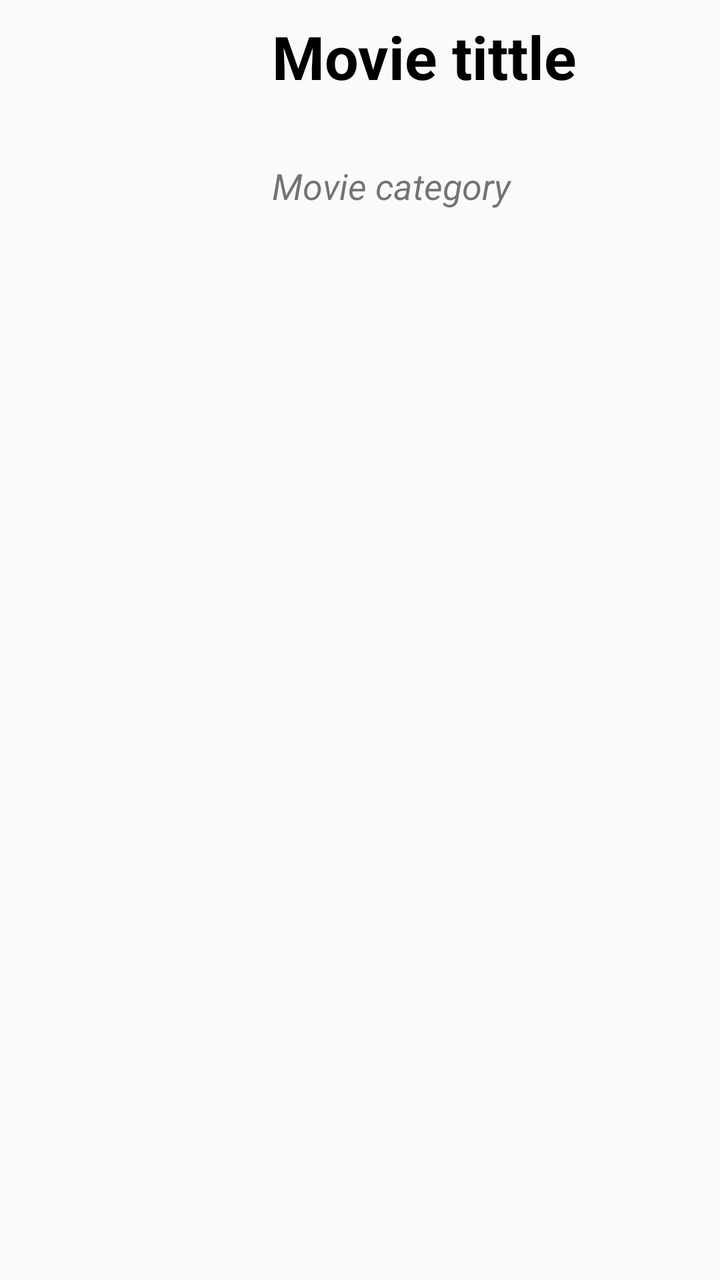
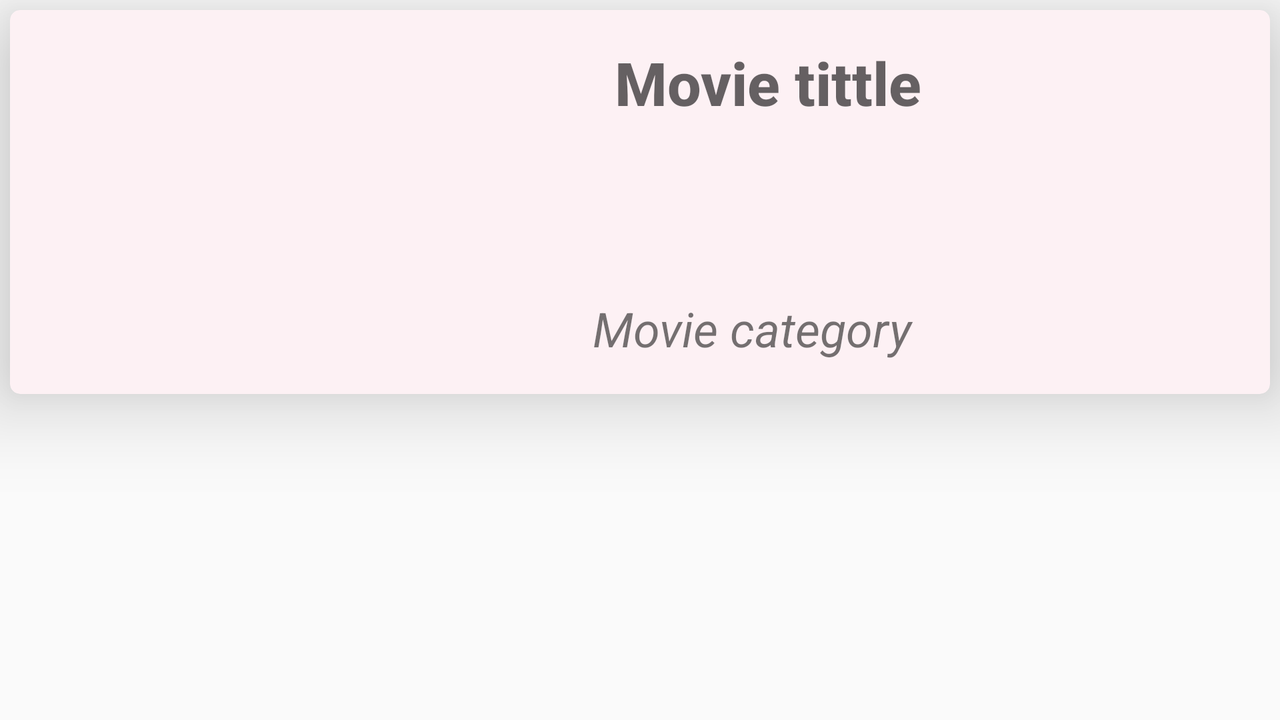

Compare how this app lays out the same screen by default and in its alternative resource folder. The renders come first, then the two layout files and the values they reference.
<!-- AndroidManifest.xml: application theme AppTheme -->
<!-- res/layout/movie_row.xml -->
<?xml version="1.0" encoding="utf-8"?>
<android.support.constraint.ConstraintLayout xmlns:android="http://schemas.android.com/apk/res/android"
    xmlns:app="http://schemas.android.com/apk/res-auto"
    xmlns:tools="http://schemas.android.com/tools"
    android:layout_width="match_parent"
    android:layout_height="wrap_content">

    <ImageView
        android:id="@+id/movieImage"
        android:layout_width="120dp"
        android:layout_height="120dp"
        android:layout_marginStart="8dp"
        android:layout_marginTop="8dp"
        app:layout_constraintStart_toStartOf="parent"
        app:layout_constraintTop_toTopOf="parent"
        app:srcCompat="@mipmap/ic_launcher" />

    <TextView
        android:id="@+id/tittle"
        android:layout_width="238dp"
        android:layout_height="65dp"
        android:layout_marginStart="8dp"
        android:text="@string/movie_tittle"
        android:textColor="@android:color/background_dark"
        android:textSize="30sp"
        android:textStyle="bold"
        app:layout_constraintStart_toEndOf="@+id/movieImage"
        app:layout_constraintTop_toTopOf="@+id/movieImage" />

    <TextView
        android:id="@+id/movieCategory"
        android:layout_width="238dp"
        android:layout_height="48dp"
        android:layout_marginStart="8dp"
        android:layout_marginTop="8dp"
        android:text="@string/movie_category"
        android:textSize="18sp"
        android:textStyle="italic"
        app:layout_constraintBottom_toBottomOf="@+id/movieImage"
        app:layout_constraintStart_toEndOf="@+id/movieImage"
        app:layout_constraintTop_toBottomOf="@+id/tittle" />
</android.support.constraint.ConstraintLayout>
<!-- resources referenced by this layout -->
<resources>
  <string name="movie_category">Movie category</string>
  <string name="movie_tittle">Movie tittle</string>
  <style name="AppTheme" parent="Theme.AppCompat.Light.NoActionBar">
          
          <item name="colorPrimary">@color/colorPrimary</item>
          <item name="colorPrimaryDark">@color/colorPrimaryDark</item>
          <item name="colorAccent">@color/colorAccent</item>
      </style>
  <color name="colorPrimary">#26272e</color>
  <color name="colorPrimaryDark">#303F9F</color>
  <color name="colorAccent">#FF4081</color>
</resources>
<!-- res/layout-land/movie_row.xml (the author's variant of the layout above) -->
<!-- drawn on the phone turned sideways -->
<?xml version="1.0" encoding="utf-8"?>
<LinearLayout xmlns:android="http://schemas.android.com/apk/res/android"
    xmlns:app="http://schemas.android.com/apk/res-auto"
    xmlns:tools="http://schemas.android.com/tools"
    android:id="@+id/movieRow"
    android:layout_width="match_parent"
    android:layout_height="wrap_content"
    android:orientation="vertical">

    <android.support.v7.widget.CardView
        android:id="@+id/movieCardView"
        android:layout_width="match_parent"
        android:layout_height="wrap_content"
        android:layout_margin="5dp"
        app:cardBackgroundColor="@color/lightGray"
        app:cardCornerRadius="5dp"
        app:cardElevation="24dp">

        <android.support.constraint.ConstraintLayout
            android:layout_width="match_parent"
            android:layout_height="wrap_content"
            android:padding="16dp">

            <ImageView
                android:id="@+id/movieImage"
                android:layout_width="120dp"
                android:layout_height="160dp"
                android:scaleType="fitXY"
                app:layout_constraintStart_toStartOf="parent"
                app:layout_constraintTop_toTopOf="parent"
                app:srcCompat="@mipmap/ic_launcher" />

            <TextView
                android:id="@+id/movieTitle"
                style="@android:style/TextAppearance.DeviceDefault.Medium"
                android:layout_width="0dp"
                android:layout_height="119dp"
                android:layout_marginEnd="8dp"
                android:layout_marginStart="16dp"
                android:text="@string/movie_tittle"
                android:textAlignment="center"
                android:textAppearance="@style/TextAppearance.AppCompat.Title"
                android:textSize="30sp"
                android:textStyle="bold"
                app:layout_constraintEnd_toEndOf="parent"
                app:layout_constraintStart_toEndOf="@+id/movieImage"
                app:layout_constraintTop_toTopOf="@+id/movieImage" />

            <TextView
                android:id="@+id/movieCategory"
                android:layout_width="197dp"
                android:layout_height="0dp"
                android:layout_marginEnd="8dp"
                android:layout_marginStart="8dp"
                android:layout_marginTop="8dp"
                android:text="@string/movie_category"
                android:textAlignment="center"
                android:textSize="24sp"
                android:textStyle="italic"
                app:layout_constraintEnd_toEndOf="@+id/movieTitle"
                app:layout_constraintStart_toEndOf="@+id/movieImage"
                app:layout_constraintTop_toBottomOf="@+id/movieTitle" />
        </android.support.constraint.ConstraintLayout>
    </android.support.v7.widget.CardView>
</LinearLayout>
<!-- resources referenced by the variant -->
<!-- as the phone turned sideways resolves them -->
<resources>
  <color name="lightGray">#fdf1f4</color>
  <string name="movie_category">Movie category</string>
  <string name="movie_tittle">Movie tittle</string>
  <style name="AppTheme" parent="Theme.AppCompat.Light.NoActionBar">
          
          <item name="colorPrimary">@color/colorPrimary</item>
          <item name="colorPrimaryDark">@color/colorPrimaryDark</item>
          <item name="colorAccent">@color/colorAccent</item>
      </style>
  <color name="colorPrimary">#26272e</color>
  <color name="colorPrimaryDark">#303F9F</color>
  <color name="colorAccent">#FF4081</color>
</resources>
